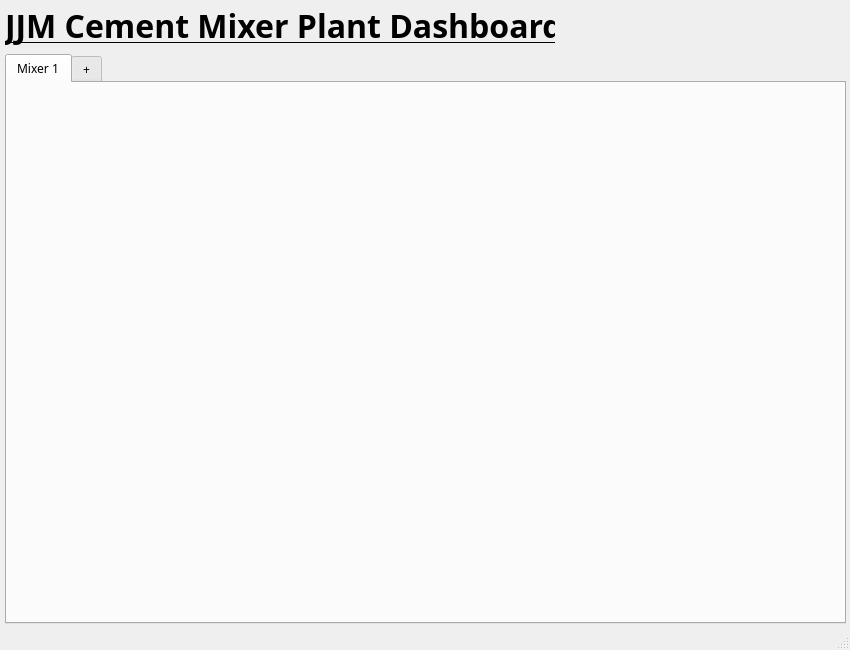
<?xml version="1.0" encoding="UTF-8"?>
<ui version="4.0">
 <class>MainWindow</class>
 <widget class="QMainWindow" name="MainWindow">
  <property name="geometry">
   <rect>
    <x>0</x>
    <y>0</y>
    <width>850</width>
    <height>650</height>
   </rect>
  </property>
  <property name="sizePolicy">
   <sizepolicy hsizetype="Maximum" vsizetype="Maximum">
    <horstretch>0</horstretch>
    <verstretch>0</verstretch>
   </sizepolicy>
  </property>
  <property name="font">
   <font>
    <family>MS Gothic</family>
   </font>
  </property>
  <property name="windowTitle">
   <string>JJM Mixers</string>
  </property>
  <property name="autoFillBackground">
   <bool>true</bool>
  </property>
  <widget class="QWidget" name="centralwidget">
   <property name="sizePolicy">
    <sizepolicy hsizetype="Maximum" vsizetype="Maximum">
     <horstretch>0</horstretch>
     <verstretch>0</verstretch>
    </sizepolicy>
   </property>
   <property name="autoFillBackground">
    <bool>true</bool>
   </property>
   <widget class="QWidget" name="verticalWidget" native="true">
    <property name="geometry">
     <rect>
      <x>5</x>
      <y>3</y>
      <width>841</width>
      <height>621</height>
     </rect>
    </property>
    <property name="sizePolicy">
     <sizepolicy hsizetype="Expanding" vsizetype="Expanding">
      <horstretch>0</horstretch>
      <verstretch>0</verstretch>
     </sizepolicy>
    </property>
    <layout class="QVBoxLayout" name="verticalLayout">
     <item>
      <widget class="QLabel" name="label">
       <property name="maximumSize">
        <size>
         <width>550</width>
         <height>16777215</height>
        </size>
       </property>
       <property name="text">
        <string>&lt;html&gt;&lt;head/&gt;&lt;body&gt;&lt;p&gt;&lt;span style=&quot;font-size:24pt; font-weight:600; text-decoration: underline;&quot;&gt;JJM Cement Mixer Plant Dashboard&lt;/span&gt;&lt;/p&gt;&lt;/body&gt;&lt;/html&gt;</string>
       </property>
      </widget>
     </item>
     <item>
      <widget class="QTabWidget" name="tabWidget">
       <property name="currentIndex">
        <number>0</number>
       </property>
       <widget class="QWidget" name="tab1">
        <attribute name="title">
         <string>Mixer 1</string>
        </attribute>
       </widget>
       <widget class="QWidget" name="addpage">
        <attribute name="title">
         <string>+</string>
        </attribute>
       </widget>
      </widget>
     </item>
    </layout>
   </widget>
  </widget>
  <widget class="QMenuBar" name="menubar">
   <property name="geometry">
    <rect>
     <x>0</x>
     <y>0</y>
     <width>850</width>
     <height>17</height>
    </rect>
   </property>
  </widget>
  <widget class="QStatusBar" name="statusbar"/>
 </widget>
 <resources/>
 <connections/>
</ui>
